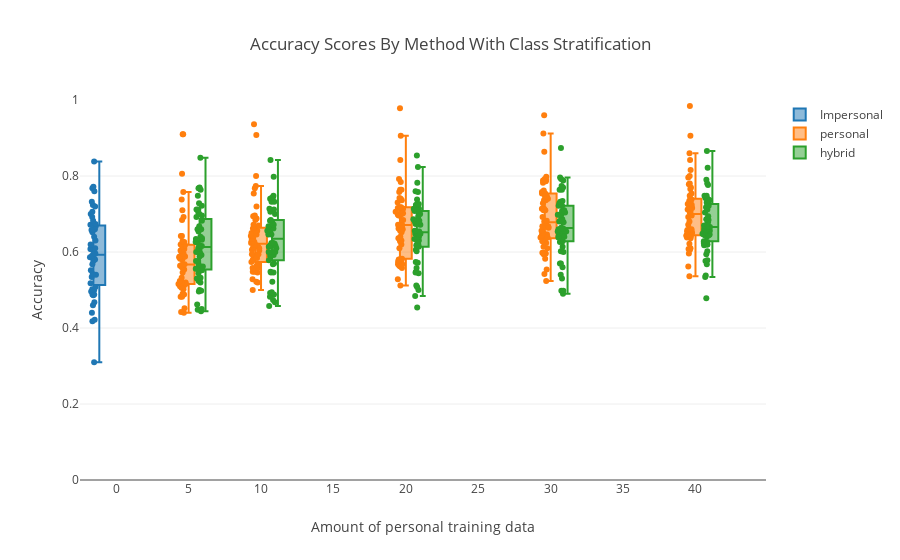

Write notebook code for a chart like this one.
### Code cell
impersonal_trace = go.Box(y=impersonal_mean_scores,
                          x=0,
                          boxpoints='all',
                          jitter=0.8,
                          pointpos=-1,
                          name="Impersonal")


personal_trace = go.Box(y=all_personal_scores,
                       x=all_personal_sizes,
                        boxpoints='all',
                          jitter=0.8,
                          pointpos=-1,
                       name="personal")

hybrid_trace = go.Box(y=all_hybrid_scores,
                     x=all_hybrid_sizes,
                      boxpoints='all',
                          jitter=0.8,
                          pointpos=-1,
                     name="hybrid")

data = [impersonal_trace, personal_trace, hybrid_trace]
layout = go.Layout(yaxis=dict(title='Accuracy', range=[0,1]),
                   xaxis=dict(title='Amount of personal training data'),
                   boxmode='group',
                   title="Accuracy Scores By Method With Class Stratification"
                  )
fig = go.Figure(data=data, layout=layout)
iplot(fig)

### Figure 1 — Plotly figure (JSON) as saved in the notebook; plotly's stock layout.template omitted (floating-point values rounded to 4 significant figures; data arrays with more than 128 entries replaced by an {"elided": "..."} marker saying what was removed)
{"data": [{"boxpoints": "all", "jitter": 0.8, "name": "Impersonal", "pointpos": -1, "type": "box", "x": 0, "y": [0.608, 0.724, 0.658, 0.608, 0.668, 0.54, 0.568, 0.7, 0.44, 0.672, 0.59, 0.586, 0.64, 0.508, 0.66, 0.486, 0.674, 0.468, 0.76, 0.5, 0.542, 0.772, 0.63, 0.62, 0.768, 0.838, 0.422, 0.534, 0.596, 0.488, 0.61, 0.31, 0.502, 0.582, 0.652, 0.418, 0.488, 0.46, 0.518, 0.576, 0.692, 0.552, 0.58, 0.66, 0.586, 0.586, 0.72, 0.604, 0.682, 0.706, 0.496, 0.732]}, {"boxpoints": "all", "jitter": 0.8, "name": "personal", "pointpos": -1, "type": "box", "x": {"elided": "268 int values"}, "y": {"elided": "268 float values"}}, {"boxpoints": "all", "jitter": 0.8, "name": "hybrid", "pointpos": -1, "type": "box", "x": {"elided": "268 int values"}, "y": {"elided": "268 float values"}}], "layout": {"boxmode": "group", "title": "Accuracy Scores By Method With Class Stratification", "xaxis": {"title": "Amount of personal training data"}, "yaxis": {"range": [0, 1], "title": "Accuracy"}}}
